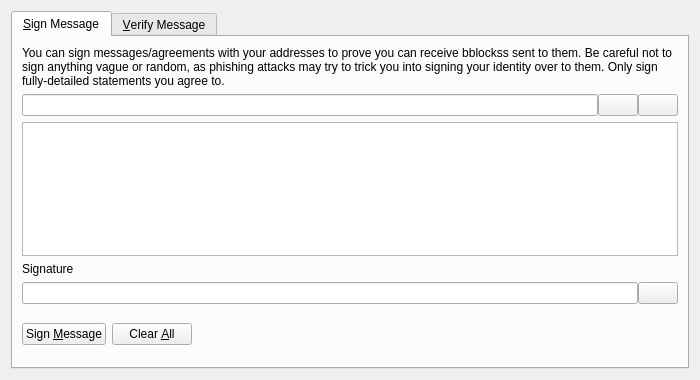
<?xml version="1.0" encoding="UTF-8"?>
<ui version="4.0">
 <class>SignVerifyMessageDialog</class>
 <widget class="QDialog" name="SignVerifyMessageDialog">
  <property name="geometry">
   <rect>
    <x>0</x>
    <y>0</y>
    <width>700</width>
    <height>380</height>
   </rect>
  </property>
  <property name="windowTitle">
   <string>Signatures - Sign / Verify a Message</string>
  </property>
  <property name="modal">
   <bool>true</bool>
  </property>
  <layout class="QVBoxLayout" name="verticalLayout">
   <item>
    <widget class="QTabWidget" name="tabWidget">
     <property name="currentIndex">
      <number>0</number>
     </property>
     <widget class="QWidget" name="tabSignMessage">
      <attribute name="title">
       <string>&amp;Sign Message</string>
      </attribute>
      <layout class="QVBoxLayout" name="verticalLayout_SM">
       <item>
        <widget class="QLabel" name="infoLabel_SM">
         <property name="text">
          <string>You can sign messages/agreements with your addresses to prove you can receive bblockss sent to them. Be careful not to sign anything vague or random, as phishing attacks may try to trick you into signing your identity over to them. Only sign fully-detailed statements you agree to.</string>
         </property>
         <property name="textFormat">
          <enum>Qt::PlainText</enum>
         </property>
         <property name="wordWrap">
          <bool>true</bool>
         </property>
        </widget>
       </item>
       <item>
        <layout class="QHBoxLayout" name="horizontalLayout_1_SM">
         <property name="spacing">
          <number>0</number>
         </property>
         <item>
          <widget class="QValidatedLineEdit" name="addressIn_SM">
           <property name="toolTip">
            <string>The bblocks address to sign the message with</string>
           </property>
          </widget>
         </item>
         <item>
          <widget class="QPushButton" name="addressBookButton_SM">
           <property name="toolTip">
            <string>Choose previously used address</string>
           </property>
           <property name="text">
            <string/>
           </property>
           <property name="icon">
            <iconset resource="../bitcoin.qrc">
             <normaloff>:/icons/address-book</normaloff>:/icons/address-book</iconset>
           </property>
           <property name="shortcut">
            <string>Alt+A</string>
           </property>
           <property name="autoDefault">
            <bool>false</bool>
           </property>
          </widget>
         </item>
         <item>
          <widget class="QPushButton" name="pasteButton_SM">
           <property name="toolTip">
            <string>Paste address from clipboard</string>
           </property>
           <property name="text">
            <string/>
           </property>
           <property name="icon">
            <iconset resource="../bitcoin.qrc">
             <normaloff>:/icons/editpaste</normaloff>:/icons/editpaste</iconset>
           </property>
           <property name="shortcut">
            <string>Alt+P</string>
           </property>
           <property name="autoDefault">
            <bool>false</bool>
           </property>
          </widget>
         </item>
        </layout>
       </item>
       <item>
        <widget class="QPlainTextEdit" name="messageIn_SM">
         <property name="toolTip">
          <string>Enter the message you want to sign here</string>
         </property>
        </widget>
       </item>
       <item>
        <widget class="QLabel" name="signatureLabel_SM">
         <property name="text">
          <string>Signature</string>
         </property>
         <property name="textFormat">
          <enum>Qt::PlainText</enum>
         </property>
        </widget>
       </item>
       <item>
        <layout class="QHBoxLayout" name="horizontalLayout_2_SM">
         <property name="spacing">
          <number>0</number>
         </property>
         <item>
          <widget class="QLineEdit" name="signatureOut_SM">
           <property name="font">
            <font>
             <italic>true</italic>
            </font>
           </property>
           <property name="readOnly">
            <bool>true</bool>
           </property>
          </widget>
         </item>
         <item>
          <widget class="QPushButton" name="copySignatureButton_SM">
           <property name="toolTip">
            <string>Copy the current signature to the system clipboard</string>
           </property>
           <property name="text">
            <string/>
           </property>
           <property name="icon">
            <iconset resource="../bitcoin.qrc">
             <normaloff>:/icons/editcopy</normaloff>:/icons/editcopy</iconset>
           </property>
           <property name="autoDefault">
            <bool>false</bool>
           </property>
          </widget>
         </item>
        </layout>
       </item>
       <item>
        <layout class="QHBoxLayout" name="horizontalLayout_3_SM">
         <item>
          <widget class="QPushButton" name="signMessageButton_SM">
           <property name="toolTip">
            <string>Sign the message to prove you own this bblocks address</string>
           </property>
           <property name="text">
            <string>Sign &amp;Message</string>
           </property>
           <property name="icon">
            <iconset resource="../bitcoin.qrc">
             <normaloff>:/icons/edit</normaloff>:/icons/edit</iconset>
           </property>
           <property name="autoDefault">
            <bool>false</bool>
           </property>
          </widget>
         </item>
         <item>
          <widget class="QPushButton" name="clearButton_SM">
           <property name="toolTip">
            <string>Reset all sign message fields</string>
           </property>
           <property name="text">
            <string>Clear &amp;All</string>
           </property>
           <property name="icon">
            <iconset resource="../bitcoin.qrc">
             <normaloff>:/icons/remove</normaloff>:/icons/remove</iconset>
           </property>
           <property name="autoDefault">
            <bool>false</bool>
           </property>
          </widget>
         </item>
         <item>
          <spacer name="horizontalSpacer_1_SM">
           <property name="orientation">
            <enum>Qt::Horizontal</enum>
           </property>
           <property name="sizeHint" stdset="0">
            <size>
             <width>40</width>
             <height>48</height>
            </size>
           </property>
          </spacer>
         </item>
         <item>
          <widget class="QLabel" name="statusLabel_SM">
           <property name="font">
            <font>
             <weight>75</weight>
             <bold>true</bold>
            </font>
           </property>
           <property name="text">
            <string/>
           </property>
           <property name="wordWrap">
            <bool>true</bool>
           </property>
          </widget>
         </item>
         <item>
          <spacer name="horizontalSpacer_2_SM">
           <property name="orientation">
            <enum>Qt::Horizontal</enum>
           </property>
           <property name="sizeHint" stdset="0">
            <size>
             <width>40</width>
             <height>48</height>
            </size>
           </property>
          </spacer>
         </item>
        </layout>
       </item>
      </layout>
     </widget>
     <widget class="QWidget" name="tabVerifyMessage">
      <attribute name="title">
       <string>&amp;Verify Message</string>
      </attribute>
      <layout class="QVBoxLayout" name="verticalLayout_VM">
       <item>
        <widget class="QLabel" name="infoLabel_VM">
         <property name="text">
          <string>Enter the receiver's address, message (ensure you copy line breaks, spaces, tabs, etc. exactly) and signature below to verify the message. Be careful not to read more into the signature than what is in the signed message itself, to avoid being tricked by a man-in-the-middle attack. Note that this only proves the signing party receives with the address, it cannot prove sendership of any transaction!</string>
         </property>
         <property name="textFormat">
          <enum>Qt::PlainText</enum>
         </property>
         <property name="alignment">
          <set>Qt::AlignLeading|Qt::AlignLeft|Qt::AlignTop</set>
         </property>
         <property name="wordWrap">
          <bool>true</bool>
         </property>
        </widget>
       </item>
       <item>
        <layout class="QHBoxLayout" name="horizontalLayout_1_VM">
         <property name="spacing">
          <number>0</number>
         </property>
         <item>
          <widget class="QValidatedLineEdit" name="addressIn_VM">
           <property name="toolTip">
            <string>The bblocks address the message was signed with</string>
           </property>
          </widget>
         </item>
         <item>
          <widget class="QPushButton" name="addressBookButton_VM">
           <property name="toolTip">
            <string>Choose previously used address</string>
           </property>
           <property name="text">
            <string/>
           </property>
           <property name="icon">
            <iconset resource="../bitcoin.qrc">
             <normaloff>:/icons/address-book</normaloff>:/icons/address-book</iconset>
           </property>
           <property name="shortcut">
            <string>Alt+A</string>
           </property>
           <property name="autoDefault">
            <bool>false</bool>
           </property>
          </widget>
         </item>
        </layout>
       </item>
       <item>
        <widget class="QPlainTextEdit" name="messageIn_VM"/>
       </item>
       <item>
        <widget class="QValidatedLineEdit" name="signatureIn_VM"/>
       </item>
       <item>
        <layout class="QHBoxLayout" name="horizontalLayout_2_VM">
         <item>
          <widget class="QPushButton" name="verifyMessageButton_VM">
           <property name="toolTip">
            <string>Verify the message to ensure it was signed with the specified bblocks address</string>
           </property>
           <property name="text">
            <string>Verify &amp;Message</string>
           </property>
           <property name="icon">
            <iconset resource="../bitcoin.qrc">
             <normaloff>:/icons/transaction_0</normaloff>:/icons/transaction_0</iconset>
           </property>
           <property name="autoDefault">
            <bool>false</bool>
           </property>
          </widget>
         </item>
         <item>
          <widget class="QPushButton" name="clearButton_VM">
           <property name="toolTip">
            <string>Reset all verify message fields</string>
           </property>
           <property name="text">
            <string>Clear &amp;All</string>
           </property>
           <property name="icon">
            <iconset resource="../bitcoin.qrc">
             <normaloff>:/icons/remove</normaloff>:/icons/remove</iconset>
           </property>
           <property name="autoDefault">
            <bool>false</bool>
           </property>
          </widget>
         </item>
         <item>
          <spacer name="horizontalSpacer_1_VM">
           <property name="orientation">
            <enum>Qt::Horizontal</enum>
           </property>
           <property name="sizeHint" stdset="0">
            <size>
             <width>40</width>
             <height>48</height>
            </size>
           </property>
          </spacer>
         </item>
         <item>
          <widget class="QLabel" name="statusLabel_VM">
           <property name="font">
            <font>
             <weight>75</weight>
             <bold>true</bold>
            </font>
           </property>
           <property name="text">
            <string/>
           </property>
           <property name="wordWrap">
            <bool>true</bool>
           </property>
          </widget>
         </item>
         <item>
          <spacer name="horizontalSpacer_2_VM">
           <property name="orientation">
            <enum>Qt::Horizontal</enum>
           </property>
           <property name="sizeHint" stdset="0">
            <size>
             <width>40</width>
             <height>48</height>
            </size>
           </property>
          </spacer>
         </item>
        </layout>
       </item>
      </layout>
     </widget>
    </widget>
   </item>
  </layout>
 </widget>
 <customwidgets>
  <customwidget>
   <class>QValidatedLineEdit</class>
   <extends>QLineEdit</extends>
   <header>qt/qvalidatedlineedit.h</header>
  </customwidget>
 </customwidgets>
 <resources>
  <include location="../bitcoin.qrc"/>
 </resources>
 <connections/>
</ui>
